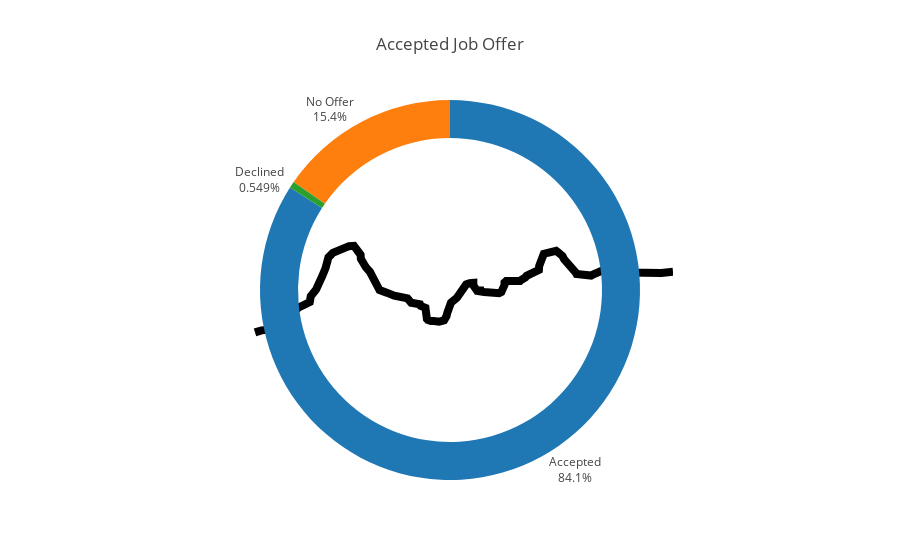

Notebook cell for this chart:
### Code cell
iplot(offer_fig)

### Figure 1 — Plotly figure (JSON) as saved in the notebook; plotly's stock layout.template omitted (floating-point values rounded to 4 significant figures; data arrays with more than 128 entries replaced by an {"elided": "..."} marker saying what was removed)
{"data": [{"hole": 0.8, "labels": ["Offer Accepted", "No Offer", "Offer Decline"], "showlegend": false, "text": ["Accepted", "No Offer", "Declined"], "textposition": "outside", "type": "pie", "values": [153, 28, 1]}, {"line": {"color": "white", "width": 8}, "mode": "lines", "name": "Accepted", "type": "scatter", "x": ["2012-12-23", "2013-01-06", "2013-01-16", "2013-01-24", "2013-02-24"], "y": [0.7671, 0.7666, 0.7652, 0.765, 0.766]}, {"line": {"color": "black", "width": 8}, "mode": "lines", "name": "Accepted", "type": "scatter", "x": {"elided": "158 str values"}, "y": {"elided": "158 float values"}}], "layout": {"margin": {"l": 227, "r": 227}, "showlegend": false, "title": "Accepted Job Offer", "xaxis": {"autorange": true, "showgrid": false, "showline": false, "showticklabels": false, "ticks": false, "type": "date"}, "yaxis": {"range": [0.515, 1.167], "showgrid": false, "showline": false, "showticklabels": false, "ticks": false, "type": "linear"}}}
